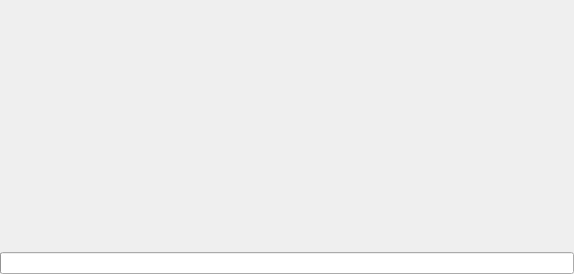
<?xml version="1.0" encoding="UTF-8"?>
<ui version="4.0">
 <class>StatusWidget</class>
 <widget class="QWidget" name="StatusWidget">
  <property name="geometry">
   <rect>
    <x>0</x>
    <y>0</y>
    <width>574</width>
    <height>274</height>
   </rect>
  </property>
  <property name="windowTitle">
   <string>Form</string>
  </property>
  <layout class="QVBoxLayout" name="verticalLayout">
   <property name="spacing">
    <number>0</number>
   </property>
   <property name="leftMargin">
    <number>0</number>
   </property>
   <property name="topMargin">
    <number>0</number>
   </property>
   <property name="rightMargin">
    <number>0</number>
   </property>
   <property name="bottomMargin">
    <number>0</number>
   </property>
   <item>
    <widget class="RsaToolbox::ErrorLabel" name="errorLabel" native="true"/>
   </item>
   <item>
    <widget class="QProgressBar" name="progressBar"/>
   </item>
  </layout>
 </widget>
 <customwidgets>
  <customwidget>
   <class>RsaToolbox::ErrorLabel</class>
   <extends>QWidget</extends>
   <header>ErrorLabel.h</header>
   <container>1</container>
  </customwidget>
 </customwidgets>
 <resources/>
 <connections/>
</ui>
